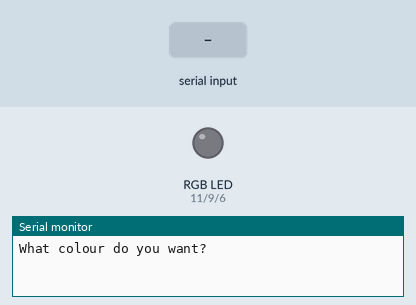
The sketch below on a simulated Arduino Uno, built with avr-gcc and run on an emulated ATmega328P. Parts: an RGB LED mixed from three pins (HIGH = lit), the last lines printed to the serial monitor. The inputs (shaded band) are chosen by the test bench.

Above: at 1.2 s.
1.3 s: "red" received over Serial
At 3.3 s:
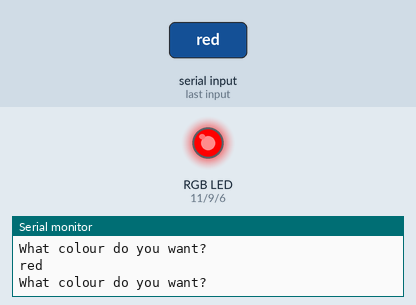
3.8 s: "blue" received over Serial
At 5.2 s:
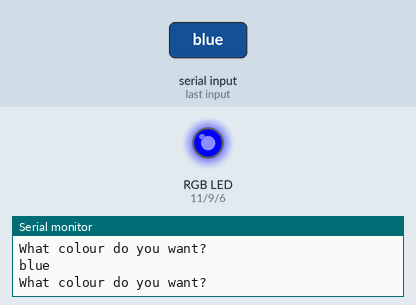
6.3 s: "green" received over Serial
At 8.3 s:
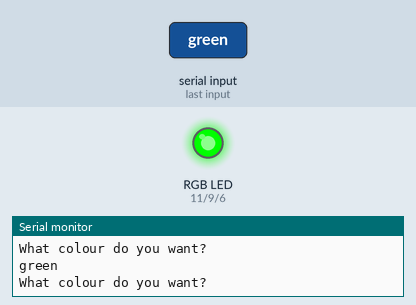
Timing chart, 0 to 9.8 s (numbered marks = the images above; inputs shaded):
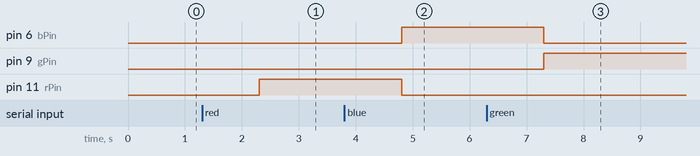

Measured:
- after the input at 1.3 s, pin 11 (rPin): LOW → HIGH after 1.0 s
- after the input at 3.8 s, pin 6 (bPin): LOW → HIGH after 1.0 s; pin 11 (rPin): HIGH → LOW after 1.0 s
- after the input at 6.3 s, pin 6 (bPin): HIGH → LOW after 1.0 s; pin 9 (gPin): LOW → HIGH after 1.0 s

The sketch:

rgb_led.ino
```cpp
/*
i have common anode led (i.e i have to connect its long leg to 5 volt)
for common cathode you have to connect it to ground pin
*/

int rPin=11;
int gPin=9;
int bPin=6;
String myColour;
String msg="What colour do you want?";
void setup() {
  Serial.begin(9600);
  pinMode(rPin,OUTPUT);
  pinMode(gPin,OUTPUT);
  pinMode(bPin,OUTPUT);
}

void loop() {
  Serial.println(msg);
  while(Serial.available()==0){

  }
  myColour=Serial.readString();
  Serial.println(myColour);
  if(myColour=="red"){
    digitalWrite(rPin,HIGH);
    digitalWrite(bPin,LOW);
    digitalWrite(gPin,LOW);
  }
  if(myColour=="blue"){
    digitalWrite(rPin,LOW);
    digitalWrite(bPin,HIGH);
    digitalWrite(gPin,LOW);
  }
  if(myColour=="green"){
    digitalWrite(rPin,LOW);
    digitalWrite(bPin,LOW);
    digitalWrite(gPin,HIGH);
  }
  if(myColour=="off"){
    digitalWrite(rPin,LOW);
    digitalWrite(bPin,LOW);
    digitalWrite(gPin,LOW);
  }

}
```
